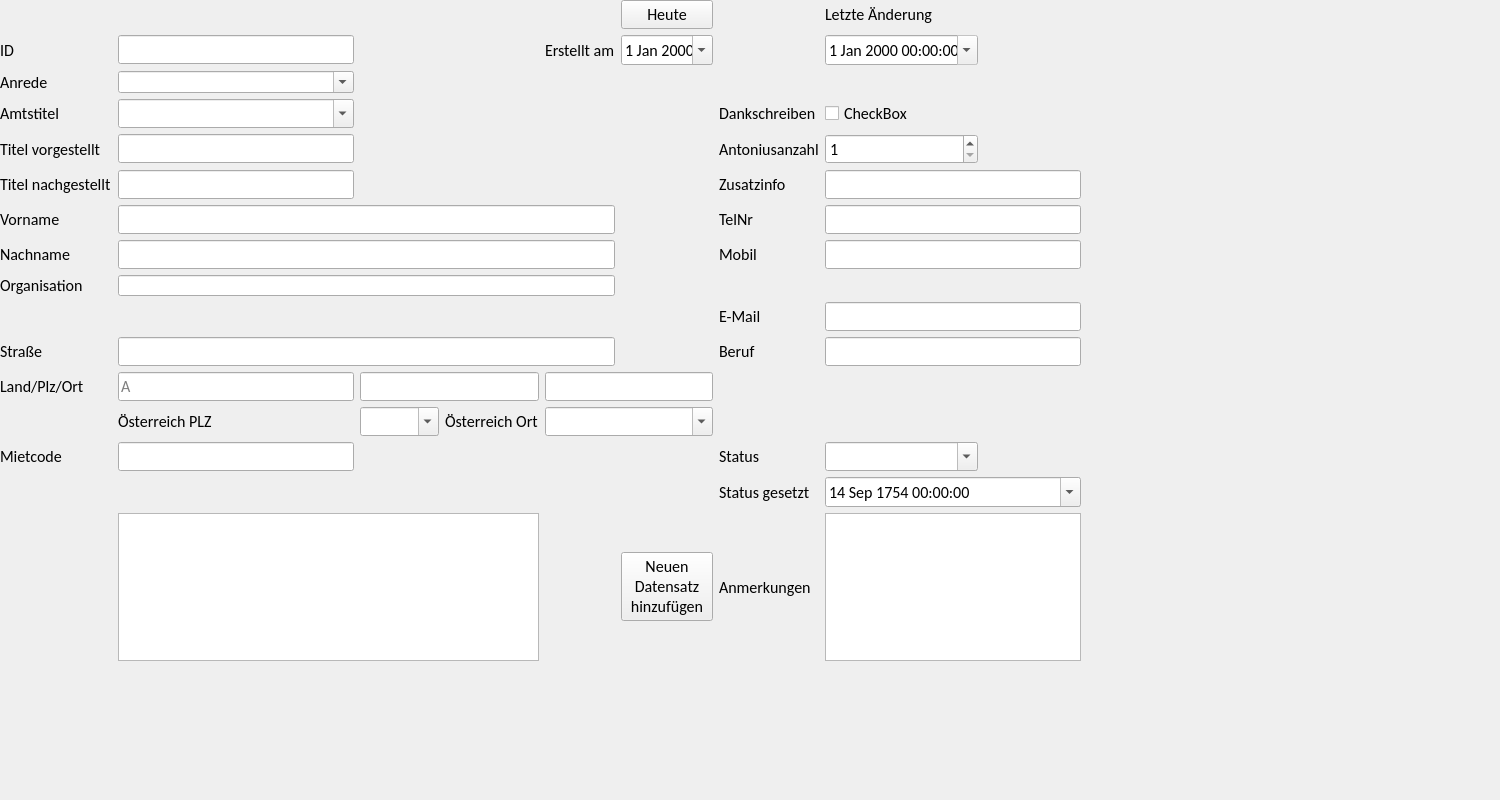
<?xml version="1.0" encoding="UTF-8"?>
<ui version="4.0">
 <class>AbonnentenInland</class>
 <widget class="QWidget" name="AbonnentenInland">
  <property name="geometry">
   <rect>
    <x>0</x>
    <y>0</y>
    <width>1500</width>
    <height>800</height>
   </rect>
  </property>
  <property name="font">
   <font>
    <family>Calibri</family>
    <pointsize>12</pointsize>
   </font>
  </property>
  <property name="windowTitle">
   <string>Form</string>
  </property>
  <widget class="QWidget" name="layoutWidget">
   <property name="geometry">
    <rect>
     <x>0</x>
     <y>0</y>
     <width>1081</width>
     <height>661</height>
    </rect>
   </property>
   <layout class="QGridLayout" name="gridLayout">
    <item row="14" column="3">
     <widget class="QLabel" name="label_11">
      <property name="font">
       <font>
        <family>Calibri</family>
        <pointsize>12</pointsize>
       </font>
      </property>
      <property name="text">
       <string>Österreich Ort</string>
      </property>
     </widget>
    </item>
    <item row="1" column="5">
     <widget class="QDateEdit" name="dateErstelltAm">
      <property name="font">
       <font>
        <family>Calibri</family>
        <pointsize>12</pointsize>
       </font>
      </property>
      <property name="buttonSymbols">
       <enum>QAbstractSpinBox::NoButtons</enum>
      </property>
      <property name="calendarPopup">
       <bool>true</bool>
      </property>
     </widget>
    </item>
    <item row="13" column="1">
     <widget class="QLineEdit" name="lineEditLand">
      <property name="minimumSize">
       <size>
        <width>31</width>
        <height>20</height>
       </size>
      </property>
      <property name="font">
       <font>
        <family>Calibri</family>
        <pointsize>12</pointsize>
       </font>
      </property>
      <property name="placeholderText">
       <string>A</string>
      </property>
     </widget>
    </item>
    <item row="1" column="4">
     <widget class="QLabel" name="label_15">
      <property name="font">
       <font>
        <family>Calibri</family>
        <pointsize>12</pointsize>
       </font>
      </property>
      <property name="text">
       <string>Erstellt am</string>
      </property>
     </widget>
    </item>
    <item row="14" column="4" colspan="2">
     <widget class="QComboBox" name="comboOrt">
      <property name="font">
       <font>
        <family>Calibri</family>
        <pointsize>12</pointsize>
       </font>
      </property>
      <property name="editable">
       <bool>true</bool>
      </property>
      <property name="insertPolicy">
       <enum>QComboBox::NoInsert</enum>
      </property>
     </widget>
    </item>
    <item row="1" column="1">
     <widget class="QLineEdit" name="lineEditID">
      <property name="minimumSize">
       <size>
        <width>113</width>
        <height>20</height>
       </size>
      </property>
      <property name="font">
       <font>
        <family>Calibri</family>
        <pointsize>12</pointsize>
       </font>
      </property>
      <property name="readOnly">
       <bool>true</bool>
      </property>
     </widget>
    </item>
    <item row="10" column="1" colspan="4">
     <widget class="QLineEdit" name="lineEditOrganisation">
      <property name="minimumSize">
       <size>
        <width>113</width>
        <height>20</height>
       </size>
      </property>
      <property name="font">
       <font>
        <family>Calibri</family>
        <pointsize>12</pointsize>
       </font>
      </property>
     </widget>
    </item>
    <item row="13" column="2" colspan="2">
     <widget class="QLineEdit" name="lineEditPLZ">
      <property name="font">
       <font>
        <family>Calibri</family>
        <pointsize>12</pointsize>
       </font>
      </property>
     </widget>
    </item>
    <item row="8" column="0">
     <widget class="QLabel" name="label_4">
      <property name="font">
       <font>
        <family>Calibri</family>
        <pointsize>12</pointsize>
       </font>
      </property>
      <property name="text">
       <string>Vorname</string>
      </property>
     </widget>
    </item>
    <item row="7" column="0">
     <widget class="QLabel" name="label_12">
      <property name="text">
       <string>Titel nachgestellt</string>
      </property>
     </widget>
    </item>
    <item row="8" column="7" colspan="2">
     <widget class="QLineEdit" name="lineEditTelNr">
      <property name="font">
       <font>
        <family>Calibri</family>
        <pointsize>12</pointsize>
       </font>
      </property>
     </widget>
    </item>
    <item row="11" column="7" colspan="2">
     <widget class="QLineEdit" name="lineEditEmail">
      <property name="font">
       <font>
        <family>Calibri</family>
        <pointsize>12</pointsize>
       </font>
      </property>
     </widget>
    </item>
    <item row="16" column="0">
     <widget class="QLabel" name="label_9">
      <property name="font">
       <font>
        <family>Calibri</family>
        <pointsize>12</pointsize>
       </font>
      </property>
      <property name="text">
       <string>Mietcode</string>
      </property>
     </widget>
    </item>
    <item row="11" column="6">
     <widget class="QLabel" name="label_21">
      <property name="font">
       <font>
        <family>Calibri</family>
        <pointsize>12</pointsize>
       </font>
      </property>
      <property name="text">
       <string>E-Mail</string>
      </property>
     </widget>
    </item>
    <item row="7" column="1">
     <widget class="QLineEdit" name="lineEditTitelNach"/>
    </item>
    <item row="14" column="1">
     <widget class="QLabel" name="label_5">
      <property name="font">
       <font>
        <family>Calibri</family>
        <pointsize>12</pointsize>
       </font>
      </property>
      <property name="text">
       <string>Österreich PLZ</string>
      </property>
     </widget>
    </item>
    <item row="9" column="7" colspan="2">
     <widget class="QLineEdit" name="lineEditMobil">
      <property name="font">
       <font>
        <family>Calibri</family>
        <pointsize>12</pointsize>
       </font>
      </property>
     </widget>
    </item>
    <item row="16" column="1">
     <widget class="QLineEdit" name="lineEditMietcode">
      <property name="minimumSize">
       <size>
        <width>113</width>
        <height>20</height>
       </size>
      </property>
      <property name="font">
       <font>
        <family>Calibri</family>
        <pointsize>12</pointsize>
       </font>
      </property>
     </widget>
    </item>
    <item row="9" column="0">
     <widget class="QLabel" name="label_6">
      <property name="font">
       <font>
        <family>Calibri</family>
        <pointsize>12</pointsize>
       </font>
      </property>
      <property name="text">
       <string>Nachname</string>
      </property>
     </widget>
    </item>
    <item row="14" column="2">
     <widget class="QComboBox" name="comboPLZ">
      <property name="font">
       <font>
        <family>Calibri</family>
        <pointsize>12</pointsize>
       </font>
      </property>
      <property name="editable">
       <bool>true</bool>
      </property>
      <property name="insertPolicy">
       <enum>QComboBox::NoInsert</enum>
      </property>
     </widget>
    </item>
    <item row="12" column="6">
     <widget class="QLabel" name="label_25">
      <property name="font">
       <font>
        <family>Calibri</family>
        <pointsize>12</pointsize>
       </font>
      </property>
      <property name="text">
       <string>Beruf</string>
      </property>
     </widget>
    </item>
    <item row="13" column="0">
     <widget class="QLabel" name="label_10">
      <property name="font">
       <font>
        <family>Calibri</family>
        <pointsize>12</pointsize>
       </font>
      </property>
      <property name="text">
       <string>Land/Plz/Ort</string>
      </property>
     </widget>
    </item>
    <item row="10" column="0">
     <widget class="QLabel" name="label_7">
      <property name="font">
       <font>
        <family>Calibri</family>
        <pointsize>12</pointsize>
       </font>
      </property>
      <property name="text">
       <string>Organisation</string>
      </property>
     </widget>
    </item>
    <item row="7" column="7" colspan="2">
     <widget class="QLineEdit" name="lineEditZusatzinfo">
      <property name="font">
       <font>
        <family>Calibri</family>
        <pointsize>12</pointsize>
       </font>
      </property>
     </widget>
    </item>
    <item row="8" column="1" colspan="4">
     <widget class="QLineEdit" name="lineEditVorname">
      <property name="minimumSize">
       <size>
        <width>113</width>
        <height>20</height>
       </size>
      </property>
      <property name="font">
       <font>
        <family>Calibri</family>
        <pointsize>12</pointsize>
       </font>
      </property>
     </widget>
    </item>
    <item row="17" column="6">
     <widget class="QLabel" name="label_23">
      <property name="font">
       <font>
        <family>Calibri</family>
        <pointsize>12</pointsize>
       </font>
      </property>
      <property name="text">
       <string>Status gesetzt</string>
      </property>
     </widget>
    </item>
    <item row="9" column="6">
     <widget class="QLabel" name="label_20">
      <property name="font">
       <font>
        <family>Calibri</family>
        <pointsize>12</pointsize>
       </font>
      </property>
      <property name="text">
       <string>Mobil</string>
      </property>
     </widget>
    </item>
    <item row="8" column="6">
     <widget class="QLabel" name="label_19">
      <property name="font">
       <font>
        <family>Calibri</family>
        <pointsize>12</pointsize>
       </font>
      </property>
      <property name="text">
       <string>TelNr</string>
      </property>
     </widget>
    </item>
    <item row="17" column="7" colspan="2">
     <widget class="QDateTimeEdit" name="dateStatusGesetzt">
      <property name="font">
       <font>
        <family>Calibri</family>
        <pointsize>12</pointsize>
       </font>
      </property>
      <property name="buttonSymbols">
       <enum>QAbstractSpinBox::NoButtons</enum>
      </property>
      <property name="specialValueText">
       <string/>
      </property>
      <property name="date">
       <date>
        <year>1754</year>
        <month>9</month>
        <day>14</day>
       </date>
      </property>
      <property name="minimumDateTime">
       <datetime>
        <hour>0</hour>
        <minute>0</minute>
        <second>0</second>
        <year>1752</year>
        <month>9</month>
        <day>14</day>
       </datetime>
      </property>
      <property name="minimumDate">
       <date>
        <year>1752</year>
        <month>9</month>
        <day>14</day>
       </date>
      </property>
      <property name="calendarPopup">
       <bool>true</bool>
      </property>
     </widget>
    </item>
    <item row="16" column="7">
     <widget class="QComboBox" name="comboStatus">
      <property name="font">
       <font>
        <family>Calibri</family>
        <pointsize>12</pointsize>
       </font>
      </property>
      <property name="editable">
       <bool>true</bool>
      </property>
      <property name="insertPolicy">
       <enum>QComboBox::NoInsert</enum>
      </property>
     </widget>
    </item>
    <item row="18" column="6">
     <widget class="QLabel" name="label_24">
      <property name="font">
       <font>
        <family>Calibri</family>
        <pointsize>12</pointsize>
       </font>
      </property>
      <property name="text">
       <string>Anmerkungen</string>
      </property>
     </widget>
    </item>
    <item row="0" column="7">
     <widget class="QLabel" name="label_14">
      <property name="font">
       <font>
        <family>Calibri</family>
        <pointsize>12</pointsize>
       </font>
      </property>
      <property name="text">
       <string>Letzte Änderung</string>
      </property>
     </widget>
    </item>
    <item row="0" column="5">
     <widget class="QPushButton" name="buttonHeute">
      <property name="font">
       <font>
        <family>Calibri</family>
        <pointsize>12</pointsize>
       </font>
      </property>
      <property name="text">
       <string>Heute</string>
      </property>
     </widget>
    </item>
    <item row="5" column="6">
     <widget class="QLabel" name="label_17">
      <property name="font">
       <font>
        <family>Calibri</family>
        <pointsize>12</pointsize>
       </font>
      </property>
      <property name="text">
       <string>Antoniusanzahl</string>
      </property>
     </widget>
    </item>
    <item row="1" column="0">
     <widget class="QLabel" name="label">
      <property name="font">
       <font>
        <family>Calibri</family>
        <pointsize>12</pointsize>
       </font>
      </property>
      <property name="text">
       <string>ID</string>
      </property>
     </widget>
    </item>
    <item row="4" column="0">
     <widget class="QLabel" name="label_16">
      <property name="font">
       <font>
        <family>Calibri</family>
        <pointsize>12</pointsize>
       </font>
      </property>
      <property name="text">
       <string>Amtstitel</string>
      </property>
     </widget>
    </item>
    <item row="4" column="6">
     <widget class="QLabel" name="label_13">
      <property name="font">
       <font>
        <family>Calibri</family>
        <pointsize>12</pointsize>
       </font>
      </property>
      <property name="text">
       <string>Dankschreiben</string>
      </property>
     </widget>
    </item>
    <item row="5" column="1">
     <widget class="QLineEdit" name="lineEditTitelVor">
      <property name="minimumSize">
       <size>
        <width>113</width>
        <height>20</height>
       </size>
      </property>
      <property name="font">
       <font>
        <family>Calibri</family>
        <pointsize>12</pointsize>
       </font>
      </property>
     </widget>
    </item>
    <item row="5" column="0">
     <widget class="QLabel" name="label_3">
      <property name="font">
       <font>
        <family>Calibri</family>
        <pointsize>12</pointsize>
       </font>
      </property>
      <property name="text">
       <string>Titel vorgestellt</string>
      </property>
     </widget>
    </item>
    <item row="4" column="7">
     <widget class="QCheckBox" name="checkDankschreiben">
      <property name="font">
       <font>
        <family>Calibri</family>
        <pointsize>12</pointsize>
       </font>
      </property>
      <property name="text">
       <string>CheckBox</string>
      </property>
     </widget>
    </item>
    <item row="13" column="4" colspan="2">
     <widget class="QLineEdit" name="lineEditOrt">
      <property name="font">
       <font>
        <family>Calibri</family>
        <pointsize>12</pointsize>
       </font>
      </property>
     </widget>
    </item>
    <item row="12" column="7" colspan="2">
     <widget class="QLineEdit" name="lineEditBeruf">
      <property name="font">
       <font>
        <family>Calibri</family>
        <pointsize>12</pointsize>
       </font>
      </property>
     </widget>
    </item>
    <item row="16" column="6">
     <widget class="QLabel" name="label_22">
      <property name="font">
       <font>
        <family>Calibri</family>
        <pointsize>12</pointsize>
       </font>
      </property>
      <property name="text">
       <string>Status</string>
      </property>
     </widget>
    </item>
    <item row="7" column="6">
     <widget class="QLabel" name="label_18">
      <property name="font">
       <font>
        <family>Calibri</family>
        <pointsize>12</pointsize>
       </font>
      </property>
      <property name="text">
       <string>Zusatzinfo</string>
      </property>
     </widget>
    </item>
    <item row="9" column="1" colspan="4">
     <widget class="QLineEdit" name="lineEditNachname">
      <property name="minimumSize">
       <size>
        <width>113</width>
        <height>20</height>
       </size>
      </property>
      <property name="font">
       <font>
        <family>Calibri</family>
        <pointsize>12</pointsize>
        <weight>75</weight>
        <bold>true</bold>
       </font>
      </property>
     </widget>
    </item>
    <item row="12" column="1" colspan="4">
     <widget class="QLineEdit" name="lineEditStrasse">
      <property name="minimumSize">
       <size>
        <width>113</width>
        <height>20</height>
       </size>
      </property>
      <property name="font">
       <font>
        <family>Calibri</family>
        <pointsize>12</pointsize>
       </font>
      </property>
     </widget>
    </item>
    <item row="12" column="0">
     <widget class="QLabel" name="label_8">
      <property name="font">
       <font>
        <family>Calibri</family>
        <pointsize>12</pointsize>
       </font>
      </property>
      <property name="text">
       <string>Straße</string>
      </property>
     </widget>
    </item>
    <item row="2" column="0">
     <widget class="QLabel" name="label_2">
      <property name="font">
       <font>
        <family>Calibri</family>
        <pointsize>12</pointsize>
       </font>
      </property>
      <property name="text">
       <string>Anrede</string>
      </property>
     </widget>
    </item>
    <item row="18" column="5">
     <widget class="QPushButton" name="pushButtonNewRecord">
      <property name="minimumSize">
       <size>
        <width>0</width>
        <height>60</height>
       </size>
      </property>
      <property name="text">
       <string>Neuen
Datensatz
hinzufügen</string>
      </property>
      <property name="autoDefault">
       <bool>false</bool>
      </property>
      <property name="default">
       <bool>false</bool>
      </property>
      <property name="flat">
       <bool>false</bool>
      </property>
     </widget>
    </item>
    <item row="18" column="7" colspan="2">
     <widget class="QTextEdit" name="txtEditAnmerkungen">
      <property name="font">
       <font>
        <family>Calibri</family>
        <pointsize>12</pointsize>
       </font>
      </property>
      <property name="tabChangesFocus">
       <bool>true</bool>
      </property>
     </widget>
    </item>
    <item row="5" column="7">
     <widget class="QSpinBox" name="spinAntoniusAnzahl">
      <property name="font">
       <font>
        <family>Calibri</family>
        <pointsize>12</pointsize>
       </font>
      </property>
      <property name="minimum">
       <number>1</number>
      </property>
      <property name="maximum">
       <number>10000</number>
      </property>
      <property name="value">
       <number>1</number>
      </property>
     </widget>
    </item>
    <item row="2" column="1">
     <widget class="QComboBox" name="comboAnrede">
      <property name="minimumSize">
       <size>
        <width>69</width>
        <height>22</height>
       </size>
      </property>
      <property name="font">
       <font>
        <family>Calibri</family>
        <pointsize>12</pointsize>
       </font>
      </property>
      <property name="editable">
       <bool>true</bool>
      </property>
      <property name="insertPolicy">
       <enum>QComboBox::NoInsert</enum>
      </property>
     </widget>
    </item>
    <item row="4" column="1">
     <widget class="QComboBox" name="comboAmtstitel">
      <property name="font">
       <font>
        <family>Calibri</family>
        <pointsize>12</pointsize>
       </font>
      </property>
      <property name="editable">
       <bool>true</bool>
      </property>
      <property name="insertPolicy">
       <enum>QComboBox::NoInsert</enum>
      </property>
     </widget>
    </item>
    <item row="1" column="7">
     <widget class="QDateTimeEdit" name="dateLetzteAenderung">
      <property name="enabled">
       <bool>true</bool>
      </property>
      <property name="font">
       <font>
        <family>Calibri</family>
        <pointsize>12</pointsize>
       </font>
      </property>
      <property name="readOnly">
       <bool>true</bool>
      </property>
      <property name="buttonSymbols">
       <enum>QAbstractSpinBox::NoButtons</enum>
      </property>
      <property name="calendarPopup">
       <bool>true</bool>
      </property>
     </widget>
    </item>
    <item row="18" column="1" colspan="3">
     <widget class="QTableView" name="tableBuchungen">
      <property name="font">
       <font>
        <family>Calibri</family>
        <pointsize>12</pointsize>
       </font>
      </property>
      <property name="editTriggers">
       <set>QAbstractItemView::NoEditTriggers</set>
      </property>
     </widget>
    </item>
   </layout>
  </widget>
 </widget>
 <tabstops>
  <tabstop>lineEditID</tabstop>
  <tabstop>comboAnrede</tabstop>
  <tabstop>comboAmtstitel</tabstop>
  <tabstop>lineEditTitelVor</tabstop>
  <tabstop>lineEditTitelNach</tabstop>
  <tabstop>lineEditVorname</tabstop>
  <tabstop>lineEditNachname</tabstop>
  <tabstop>lineEditOrganisation</tabstop>
  <tabstop>lineEditStrasse</tabstop>
  <tabstop>lineEditLand</tabstop>
  <tabstop>lineEditPLZ</tabstop>
  <tabstop>lineEditOrt</tabstop>
  <tabstop>comboPLZ</tabstop>
  <tabstop>comboOrt</tabstop>
  <tabstop>lineEditMietcode</tabstop>
  <tabstop>checkDankschreiben</tabstop>
  <tabstop>spinAntoniusAnzahl</tabstop>
  <tabstop>lineEditZusatzinfo</tabstop>
  <tabstop>lineEditTelNr</tabstop>
  <tabstop>lineEditMobil</tabstop>
  <tabstop>lineEditEmail</tabstop>
  <tabstop>lineEditBeruf</tabstop>
  <tabstop>comboStatus</tabstop>
  <tabstop>dateStatusGesetzt</tabstop>
  <tabstop>txtEditAnmerkungen</tabstop>
  <tabstop>buttonHeute</tabstop>
  <tabstop>dateErstelltAm</tabstop>
  <tabstop>dateLetzteAenderung</tabstop>
  <tabstop>pushButtonNewRecord</tabstop>
 </tabstops>
 <resources/>
 <connections/>
</ui>
